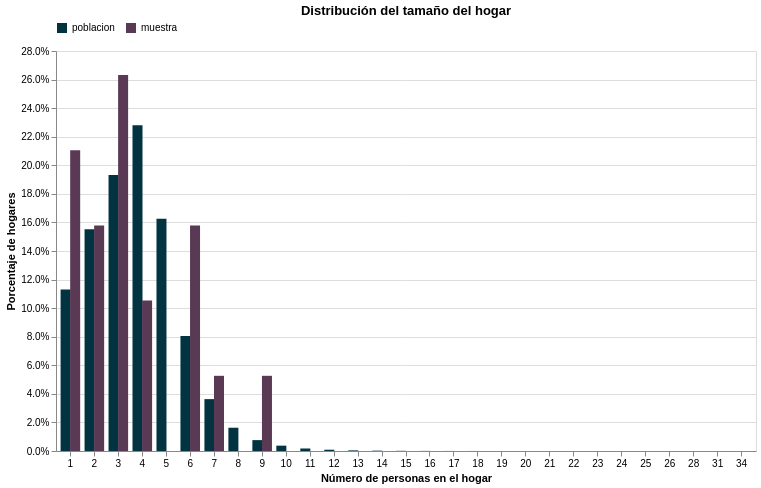

Write notebook code for a chart like this one.
### Code cell
chart = alt.Chart(freq_resize).mark_bar(
    size=10 # más ancho (porque hay xOffset)
).encode(
    x=alt.X(
        'numpersonas:O',
        title='Número de personas en el hogar',
        axis=alt.Axis(labelAngle=0)
    ),
    y=alt.Y(
        'porcentaje:Q',
        title='Porcentaje de hogares',
        axis=alt.Axis(format='.1%')
    ),
    color=alt.Color(
        'grupo:N',
        sort=['poblacion','muestra'],
        title='',
        legend=alt.Legend(orient='top'),   # mueve la leyenda arriba
        scale=alt.Scale(
            domain=['poblacion','muestra'],
            range=['#013440', '#593954']
        )
    ),
    xOffset=alt.XOffset(
        'grupo:N',
        sort=['poblacion','muestra']   # importante también aquí
    ),
    tooltip=[
        alt.Tooltip('numpersonas:O', title='Personas'),
        alt.Tooltip('grupo:N', title='Grupo'),
        alt.Tooltip('porcentaje:Q', title='Porcentaje',format='.2%')
    ]
).properties(
    title="Distribución del tamaño del hogar",
    width=700,
    height=400
)

chart

### Figure 1 — Vega-Lite specification as saved in the notebook (floating-point values rounded to 4 significant figures)
{"config": {"view": {"continuousWidth": 300, "continuousHeight": 300}}, "data": {"name": "data-5dc2399ec4ffb4d0c01444664072db5c"}, "mark": {"type": "bar", "size": 10}, "encoding": {"color": {"field": "grupo", "legend": {"orient": "top"}, "scale": {"domain": ["poblacion", "muestra"], "range": ["#013440", "#593954"]}, "sort": ["poblacion", "muestra"], "title": "", "type": "nominal"}, "tooltip": [{"field": "numpersonas", "title": "Personas", "type": "ordinal"}, {"field": "grupo", "title": "Grupo", "type": "nominal"}, {"field": "porcentaje", "format": ".2%", "title": "Porcentaje", "type": "quantitative"}], "x": {"axis": {"labelAngle": 0}, "field": "numpersonas", "title": "Número de personas en el hogar", "type": "ordinal"}, "xOffset": {"field": "grupo", "sort": ["poblacion", "muestra"], "type": "nominal"}, "y": {"axis": {"format": ".1%"}, "field": "porcentaje", "title": "Porcentaje de hogares", "type": "quantitative"}}, "height": 400, "title": "Distribución del tamaño del hogar", "width": 700, "$schema": "https://vega.github.io/schema/vega-lite/v6.1.0.json", "datasets": {"data-5dc2399ec4ffb4d0c01444664072db5c": [{"numpersonas": 1, "grupo": "poblacion", "porcentaje": 0.113}, {"numpersonas": 2, "grupo": "poblacion", "porcentaje": 0.1552}, {"numpersonas": 3, "grupo": "poblacion", "porcentaje": 0.1931}, {"numpersonas": 4, "grupo": "poblacion", "porcentaje": 0.228}, {"numpersonas": 5, "grupo": "poblacion", "porcentaje": 0.1625}, {"numpersonas": 6, "grupo": "poblacion", "porcentaje": 0.08058}, {"numpersonas": 7, "grupo": "poblacion", "porcentaje": 0.03632}, {"numpersonas": 8, "grupo": "poblacion", "porcentaje": 0.01628}, {"numpersonas": 9, "grupo": "poblacion", "porcentaje": 0.007622}, {"numpersonas": 10, "grupo": "poblacion", "porcentaje": 0.003739}, {"numpersonas": 11, "grupo": "poblacion", "porcentaje": 0.001752}, {"numpersonas": 12, "grupo": "poblacion", "porcentaje": 0.0008917}, {"numpersonas": 13, "grupo": "poblacion", "porcentaje": 0.0004359}, {"numpersonas": 14, "grupo": "poblacion", "porcentaje": 0.0002413}, {"numpersonas": 15, "grupo": "poblacion", "porcentaje": 0.0001209}, {"numpersonas": 16, "grupo": "poblacion", "porcentaje": 6.978e-05}, {"numpersonas": 17, "grupo": "poblacion", "porcentaje": 3.921e-05}, {"numpersonas": 18, "grupo": "poblacion", "porcentaje": 2.338e-05}, {"numpersonas": 19, "grupo": "poblacion", "porcentaje": 1.223e-05}, {"numpersonas": 20, "grupo": "poblacion", "porcentaje": 1.007e-05}, {"numpersonas": 21, "grupo": "poblacion", "porcentaje": 3.956e-06}, {"numpersonas": 22, "grupo": "poblacion", "porcentaje": 3.956e-06}, {"numpersonas": 23, "grupo": "poblacion", "porcentaje": 1.798e-06}, {"numpersonas": 24, "grupo": "poblacion", "porcentaje": 1.439e-06}, {"numpersonas": 25, "grupo": "poblacion", "porcentaje": 3.597e-07}, {"numpersonas": 26, "grupo": "poblacion", "porcentaje": 3.597e-07}, {"numpersonas": 28, "grupo": "poblacion", "porcentaje": 3.597e-07}, {"numpersonas": 31, "grupo": "poblacion", "porcentaje": 3.597e-07}, {"numpersonas": 34, "grupo": "poblacion", "porcentaje": 3.597e-07}, {"numpersonas": 1, "grupo": "muestra", "porcentaje": 0.2105}, {"numpersonas": 2, "grupo": "muestra", "porcentaje": 0.1579}, {"numpersonas": 3, "grupo": "muestra", "porcentaje": 0.2632}, {"numpersonas": 4, "grupo": "muestra", "porcentaje": 0.1053}, {"numpersonas": 5, "grupo": "muestra", "porcentaje": null}, {"numpersonas": 6, "grupo": "muestra", "porcentaje": 0.1579}, {"numpersonas": 7, "grupo": "muestra", "porcentaje": 0.05263}, {"numpersonas": 8, "grupo": "muestra", "porcentaje": null}, {"numpersonas": 9, "grupo": "muestra", "porcentaje": 0.05263}, {"numpersonas": 10, "grupo": "muestra", "porcentaje": null}, {"numpersonas": 11, "grupo": "muestra", "porcentaje": null}, {"numpersonas": 12, "grupo": "muestra", "porcentaje": null}, {"numpersonas": 13, "grupo": "muestra", "porcentaje": null}, {"numpersonas": 14, "grupo": "muestra", "porcentaje": null}, {"numpersonas": 15, "grupo": "muestra", "porcentaje": null}, {"numpersonas": 16, "grupo": "muestra", "porcentaje": null}, {"numpersonas": 17, "grupo": "muestra", "porcentaje": null}, {"numpersonas": 18, "grupo": "muestra", "porcentaje": null}, {"numpersonas": 19, "grupo": "muestra", "porcentaje": null}, {"numpersonas": 20, "grupo": "muestra", "porcentaje": null}, {"numpersonas": 21, "grupo": "muestra", "porcentaje": null}, {"numpersonas": 22, "grupo": "muestra", "porcentaje": null}, {"numpersonas": 23, "grupo": "muestra", "porcentaje": null}, {"numpersonas": 24, "grupo": "muestra", "porcentaje": null}, {"numpersonas": 25, "grupo": "muestra", "porcentaje": null}, {"numpersonas": 26, "grupo": "muestra", "porcentaje": null}, {"numpersonas": 28, "grupo": "muestra", "porcentaje": null}, {"numpersonas": 31, "grupo": "muestra", "porcentaje": null}, {"numpersonas": 34, "grupo": "muestra", "porcentaje": null}]}}
